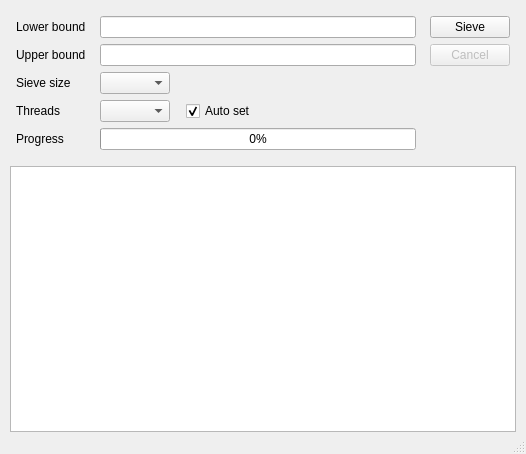
<?xml version="1.0" encoding="UTF-8"?>
<ui version="4.0">
 <class>PrimeSieveGUI</class>
 <widget class="QMainWindow" name="PrimeSieveGUI">
  <property name="geometry">
   <rect>
    <x>0</x>
    <y>0</y>
    <width>526</width>
    <height>454</height>
   </rect>
  </property>
  <property name="windowTitle">
   <string/>
  </property>
  <property name="animated">
   <bool>true</bool>
  </property>
  <widget class="QWidget" name="centralWidget">
   <property name="minimumSize">
    <size>
     <width>0</width>
     <height>0</height>
    </size>
   </property>
   <layout class="QVBoxLayout" name="verticalLayout">
    <property name="spacing">
     <number>6</number>
    </property>
    <property name="leftMargin">
     <number>10</number>
    </property>
    <property name="topMargin">
     <number>16</number>
    </property>
    <property name="rightMargin">
     <number>10</number>
    </property>
    <property name="bottomMargin">
     <number>0</number>
    </property>
    <item>
     <layout class="QGridLayout" name="inputGridLayout">
      <item row="0" column="2">
       <spacer name="horizontalSpacer2">
        <property name="orientation">
         <enum>Qt::Horizontal</enum>
        </property>
        <property name="sizeType">
         <enum>QSizePolicy::Fixed</enum>
        </property>
        <property name="sizeHint" stdset="0">
         <size>
          <width>8</width>
          <height>20</height>
         </size>
        </property>
       </spacer>
      </item>
      <item row="0" column="4">
       <spacer name="horizontalSpacer3">
        <property name="orientation">
         <enum>Qt::Horizontal</enum>
        </property>
        <property name="sizeType">
         <enum>QSizePolicy::Fixed</enum>
        </property>
        <property name="sizeHint" stdset="0">
         <size>
          <width>8</width>
          <height>20</height>
         </size>
        </property>
       </spacer>
      </item>
      <item row="1" column="5">
       <widget class="QPushButton" name="cancelButton">
        <property name="enabled">
         <bool>false</bool>
        </property>
        <property name="minimumSize">
         <size>
          <width>0</width>
          <height>0</height>
         </size>
        </property>
        <property name="maximumSize">
         <size>
          <width>16777215</width>
          <height>16777215</height>
         </size>
        </property>
        <property name="text">
         <string>Cancel</string>
        </property>
        <property name="shortcut">
         <string notr="true"/>
        </property>
       </widget>
      </item>
      <item row="0" column="5">
       <widget class="QPushButton" name="sieveButton">
        <property name="minimumSize">
         <size>
          <width>0</width>
          <height>0</height>
         </size>
        </property>
        <property name="maximumSize">
         <size>
          <width>16777215</width>
          <height>16777215</height>
         </size>
        </property>
        <property name="text">
         <string>Sieve</string>
        </property>
        <property name="shortcut">
         <string notr="true"/>
        </property>
        <property name="default">
         <bool>false</bool>
        </property>
       </widget>
      </item>
      <item row="1" column="3">
       <widget class="QLineEdit" name="upperBoundLineEdit">
        <property name="maxLength">
         <number>20</number>
        </property>
        <property name="frame">
         <bool>true</bool>
        </property>
       </widget>
      </item>
      <item row="0" column="3">
       <widget class="QLineEdit" name="lowerBoundLineEdit">
        <property name="text">
         <string/>
        </property>
        <property name="maxLength">
         <number>20</number>
        </property>
       </widget>
      </item>
      <item row="0" column="1">
       <widget class="QLabel" name="lowerBoundLabel">
        <property name="minimumSize">
         <size>
          <width>0</width>
          <height>0</height>
         </size>
        </property>
        <property name="maximumSize">
         <size>
          <width>16777215</width>
          <height>16777215</height>
         </size>
        </property>
        <property name="text">
         <string notr="true">Lower bound</string>
        </property>
       </widget>
      </item>
      <item row="1" column="1">
       <widget class="QLabel" name="upperBoundLabel">
        <property name="minimumSize">
         <size>
          <width>0</width>
          <height>0</height>
         </size>
        </property>
        <property name="maximumSize">
         <size>
          <width>16777215</width>
          <height>16777215</height>
         </size>
        </property>
        <property name="text">
         <string notr="true">Upper bound</string>
        </property>
       </widget>
      </item>
      <item row="2" column="1">
       <widget class="QLabel" name="sieveSizeLabel">
        <property name="minimumSize">
         <size>
          <width>0</width>
          <height>0</height>
         </size>
        </property>
        <property name="maximumSize">
         <size>
          <width>16777215</width>
          <height>16777215</height>
         </size>
        </property>
        <property name="text">
         <string notr="true">Sieve size</string>
        </property>
       </widget>
      </item>
      <item row="2" column="3">
       <layout class="QHBoxLayout" name="sieveSizeLayout">
        <item>
         <widget class="QComboBox" name="sieveSizeComboBox">
          <property name="minimumSize">
           <size>
            <width>70</width>
            <height>0</height>
           </size>
          </property>
          <property name="maximumSize">
           <size>
            <width>70</width>
            <height>16777215</height>
           </size>
          </property>
          <property name="maxVisibleItems">
           <number>7</number>
          </property>
          <property name="maxCount">
           <number>32</number>
          </property>
          <property name="sizeAdjustPolicy">
           <enum>QComboBox::AdjustToContents</enum>
          </property>
         </widget>
        </item>
        <item>
         <spacer name="sieveSizeSpacer">
          <property name="orientation">
           <enum>Qt::Horizontal</enum>
          </property>
          <property name="sizeHint" stdset="0">
           <size>
            <width>40</width>
            <height>20</height>
           </size>
          </property>
         </spacer>
        </item>
       </layout>
      </item>
      <item row="3" column="1">
       <widget class="QLabel" name="threadsLabel">
        <property name="minimumSize">
         <size>
          <width>0</width>
          <height>0</height>
         </size>
        </property>
        <property name="maximumSize">
         <size>
          <width>16777215</width>
          <height>16777215</height>
         </size>
        </property>
        <property name="text">
         <string notr="true">Threads</string>
        </property>
       </widget>
      </item>
      <item row="3" column="3">
       <layout class="QHBoxLayout" name="threadsLayout">
        <item>
         <widget class="QComboBox" name="threadsComboBox">
          <property name="minimumSize">
           <size>
            <width>70</width>
            <height>0</height>
           </size>
          </property>
          <property name="maximumSize">
           <size>
            <width>70</width>
            <height>16777215</height>
           </size>
          </property>
          <property name="maxVisibleItems">
           <number>7</number>
          </property>
          <property name="maxCount">
           <number>32</number>
          </property>
         </widget>
        </item>
        <item>
         <spacer name="threadsSpacer">
          <property name="orientation">
           <enum>Qt::Horizontal</enum>
          </property>
          <property name="sizeType">
           <enum>QSizePolicy::Fixed</enum>
          </property>
          <property name="sizeHint" stdset="0">
           <size>
            <width>10</width>
            <height>0</height>
           </size>
          </property>
         </spacer>
        </item>
        <item>
         <widget class="QCheckBox" name="autoSetCheckBox">
          <property name="text">
           <string>Auto set</string>
          </property>
          <property name="shortcut">
           <string notr="true"/>
          </property>
          <property name="checked">
           <bool>true</bool>
          </property>
         </widget>
        </item>
       </layout>
      </item>
      <item row="4" column="1">
       <widget class="QLabel" name="progressLabel">
        <property name="minimumSize">
         <size>
          <width>0</width>
          <height>0</height>
         </size>
        </property>
        <property name="maximumSize">
         <size>
          <width>16777215</width>
          <height>16777215</height>
         </size>
        </property>
        <property name="text">
         <string notr="true">Progress</string>
        </property>
       </widget>
      </item>
      <item row="4" column="3">
       <widget class="QProgressBar" name="progressBar">
        <property name="maximum">
         <number>1000</number>
        </property>
        <property name="value">
         <number>0</number>
        </property>
       </widget>
      </item>
      <item row="0" column="0">
       <spacer name="horizontalSpacer1">
        <property name="orientation">
         <enum>Qt::Horizontal</enum>
        </property>
        <property name="sizeType">
         <enum>QSizePolicy::Fixed</enum>
        </property>
        <property name="sizeHint" stdset="0">
         <size>
          <width>6</width>
          <height>20</height>
         </size>
        </property>
       </spacer>
      </item>
      <item row="0" column="6">
       <spacer name="horizontalSpacer4">
        <property name="orientation">
         <enum>Qt::Horizontal</enum>
        </property>
        <property name="sizeType">
         <enum>QSizePolicy::Fixed</enum>
        </property>
        <property name="sizeHint" stdset="0">
         <size>
          <width>6</width>
          <height>20</height>
         </size>
        </property>
       </spacer>
      </item>
     </layout>
    </item>
    <item>
     <spacer name="verticalSpacer">
      <property name="orientation">
       <enum>Qt::Vertical</enum>
      </property>
      <property name="sizeType">
       <enum>QSizePolicy::Fixed</enum>
      </property>
      <property name="sizeHint" stdset="0">
       <size>
        <width>20</width>
        <height>10</height>
       </size>
      </property>
     </spacer>
    </item>
    <item>
     <layout class="QHBoxLayout" name="textEditLayout">
      <item>
       <widget class="QPlainTextEdit" name="textEdit">
        <property name="acceptDrops">
         <bool>false</bool>
        </property>
        <property name="undoRedoEnabled">
         <bool>false</bool>
        </property>
        <property name="plainText">
         <string notr="true"/>
        </property>
        <property name="cursorWidth">
         <number>0</number>
        </property>
        <property name="textInteractionFlags">
         <set>Qt::TextSelectableByKeyboard|Qt::TextSelectableByMouse</set>
        </property>
        <property name="maximumBlockCount">
         <number>2048</number>
        </property>
       </widget>
      </item>
     </layout>
    </item>
   </layout>
  </widget>
  <widget class="QMenuBar" name="menuBar">
   <property name="geometry">
    <rect>
     <x>0</x>
     <y>0</y>
     <width>526</width>
     <height>21</height>
    </rect>
   </property>
   <property name="defaultUp">
    <bool>false</bool>
   </property>
  </widget>
  <widget class="QStatusBar" name="statusBar"/>
 </widget>
 <layoutdefault spacing="6" margin="11"/>
 <tabstops>
  <tabstop>lowerBoundLineEdit</tabstop>
  <tabstop>upperBoundLineEdit</tabstop>
  <tabstop>sieveSizeComboBox</tabstop>
  <tabstop>threadsComboBox</tabstop>
  <tabstop>autoSetCheckBox</tabstop>
  <tabstop>sieveButton</tabstop>
  <tabstop>cancelButton</tabstop>
 </tabstops>
 <resources/>
 <connections/>
</ui>
